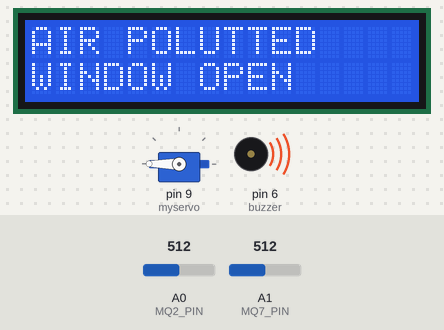
The sketch below on a simulated Arduino Uno, built with avr-gcc and run on an emulated ATmega328P. Shown: 16×2 character LCD, servo, buzzer (waves = sounding, pin HIGH). The test bench sets the inputs (shaded band); at power-on: A0 (MQ2_PIN) = 512, A1 (MQ7_PIN) = 512. What the sketch prints to the serial monitor is not drawn.

Above: at 2.2 s.
Timing chart, 0 to 130.0 s (numbered marks = the images above):
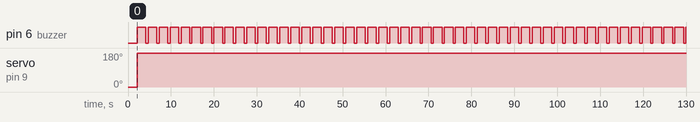

The sketch:

ArduinoFile.ino
```cpp
#include <Servo.h>
#include <Wire.h>
#include <LiquidCrystal_I2C.h>

Servo myservo;
LiquidCrystal_I2C lcd(0x27, 16,2);

const int MQ2_PIN = A0 ;
float Smoke_level ;
const int MQ7_PIN = A1;
float CO_level;
int buzzer = 6;


void setup() {
  // put your setup code here, to run once:
  Serial.begin(9600);
  pinMode(MQ2_PIN,INPUT);
  pinMode(MQ7_PIN, INPUT);
  pinMode(buzzer,OUTPUT);

  lcd.begin(16,2);
  lcd.backlight();

  myservo.attach(9);
  myservo.write(0);
  delay(2000);

}

void loop() {
  // put your main code here, to run repeatedly:
  int Co_Value = analogRead(MQ7_PIN);
  CO_level = (Co_Value / 1023.0) * 1000;
  int Smoke_Value= analogRead(MQ2_PIN);
  Smoke_level = (Smoke_Value / 1023.0) * 1000;
  Serial.print("CO : ");
  Serial.print(CO_level);
  Serial.println("ppm");

  Serial.print("Smoke : ");
  Serial.print(Smoke_level);
  Serial.println("ppm");

  lcd.setCursor(0,0);
  lcd.print("CO: ");
  lcd.print(CO_level);
  lcd.print(" ppm");
  lcd.setCursor(0,1);
  lcd.print("Smoke:");
  lcd.print(Smoke_level);
  lcd.print(" ppm");

  if((CO_level < 500 ) || (Smoke_level < 200 ))
  {
      myservo.write(0);
}
  if((CO_level >= 500 ) || (Smoke_level >= 200 ))
  {
    myservo.write(180);
    lcd.clear();
    lcd.setCursor(0,0);
    lcd.print("AIR POLUTTED");
    lcd.setCursor(0,1);
    lcd.print("WINDOW OPEN");
    digitalWrite(buzzer,HIGH);
    delay(2000);
    digitalWrite(buzzer,LOW);
}
  delay(500);

}
```

Measured:
- by itself, pin 6 (buzzer): alternates HIGH for 2.0 s and LOW for 0.56 s
- by itself, servo on pin 9 (myservo): 0° → 180° at 2.1 s
